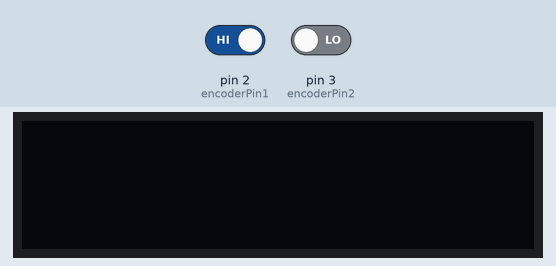
A sketch run on a simulated Arduino Uno, built with avr-gcc and run on an emulated ATmega328P. Parts: 128×32 one-colour display. The inputs (shaded band) are chosen by the test bench; at power-on: pin 2 (encoderPin1) HIGH, pin 3 (encoderPin2) LOW. What the sketch prints to the serial monitor is not drawn.

Above: at 1.2 s.
1.3 s: pin 2 (encoderPin1) driven LOW
At 2.2 s:
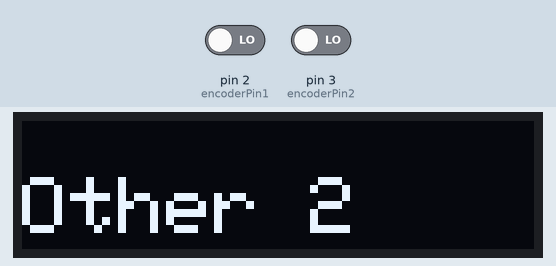
2.8 s: pin 2 (encoderPin1) driven HIGH
At 3.4 s:
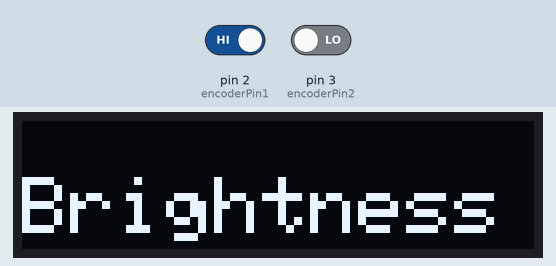
4.3 s: pin 2 (encoderPin1) driven LOW
At 5.7 s:
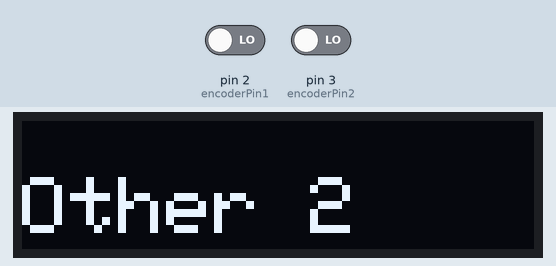
Timing chart, 0 to 7.3 s (numbered marks = the images above; inputs shaded):
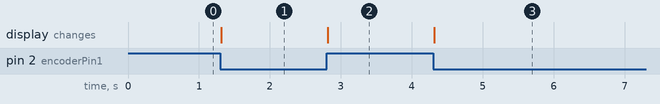

The sketch:

gear.ino
```cpp
#include <SoftwareSerial.h>
#include <SPI.h>
#include <Wire.h>
#include <Adafruit_GFX.h>
#include <Adafruit_SSD1306.h>

#define SCREEN_WIDTH 128 // OLED display width, in pixels
#define SCREEN_HEIGHT 32 // OLED display height, in pixels

// Declaration for an SSD1306 display connected to I2C (SDA, SCL pins)
#define OLED_RESET     4 // Reset pin # (or -1 if sharing Arduino reset pin)
Adafruit_SSD1306 display(SCREEN_WIDTH, SCREEN_HEIGHT, &Wire, OLED_RESET);

#define encoderPin1 2
#define encoderPin2 3

SoftwareSerial modeSerial(4,5); // RX, TX

int aState;
int aLastState;
int component = 0;

int PMode = 0; // Program Mode
int selectorPin1 = 0;
int selectorPin2 = 1;

void setup() {
  modeSerial.begin(9600);

  pinMode(encoderPin1, INPUT);
  pinMode(encoderPin2, INPUT);

  Serial.begin(9600);

  aLastState = digitalRead(encoderPin1);

  pinMode(selectorPin1, INPUT_PULLUP);
  pinMode(selectorPin2, INPUT_PULLUP);

  //attachInterrupt(digitalPinToInterrupt(selectorPin1), selectProgram, CHANGE);
  //attachInterrupt(digitalPinToInterrupt(selectorPin2), selectProgram, CHANGE);

  if(!display.begin(SSD1306_SWITCHCAPVCC, 0x3C)) { // Address 0x3C for 128x32
    Serial.println(F("SSD1306 allocation failed"));
    for(;;); // Don't proceed, loop forever
  }
}

void loop() {
  //selectProgram();
  selectComponent();

  //testdrawstyles();
}

void selectProgram(){
  //Serial.println("select Program Start");

  int selectorStatus1 = digitalRead(selectorPin1);
  int selectorStatus2 = digitalRead(selectorPin2);

  if(selectorStatus1 == 1 && selectorStatus2 == 0){
    PMode = 1;
    Serial.println("Photoshop Mode");
    modeSerial.println(PMode);
  }
  else if(selectorStatus1 == 1 && selectorStatus2 == 1){
    PMode = 2;
    Serial.println("Lightroom Mode");
    modeSerial.println(PMode);
  }
  else{ //selectorStatus1 == 0 && selectorStatus2 == 1
    PMode = 3;
    Serial.println("AfterEffect Mode");
    modeSerial.println(PMode);
  }
  delay(500);
}

/* void selectComponent() {
  int left = digitalRead(encoderPin1);
  int right = digitalRead(encoderPin2);
  int encoded = (left << 1) | right;
  int sum  = (lastEncoded << 2) | encoded;

  if(sum == 0b1101 || sum == 0b1011) {       // Left 동작 확인
    Serial.println("Left");
    component--;
    if(component < -40) component = 0;
    display_Component();
    Serial.println(component);
  }
  if(sum == 0b1110 || sum == 0b1000) {       // Right 동작 확인
    Serial.println("Right");
    component++;
    if(component > 40) component = 1;
    display_Component();
    Serial.println(component);
  }
  lastEncoded = encoded;
} */

void selectComponent() {
  //Serial.println("select Component Start");

  aState = digitalRead(encoderPin1); // Reads the "current" state of the outputA
   // If the previous and the current state of the outputA are different, that means a Pulse has occured
   if (aState != aLastState){
     // If the outputB state is different to the outputA state, that means the encoder is rotating clockwise
     if (digitalRead(encoderPin2) != aState) {
       component ++;
       if(component > 40) component = 1;
     }
     else {
       component --;
       if(component < -40) component = 0;
     }
     display_Component();
     Serial.println(component);
   }
   aLastState = aState; // Updates the previous state of the outputA with the current state
}

void display_Component(void) {
  display.clearDisplay();
  display.setTextSize(2);
  display.setTextColor(WHITE);
  display.setCursor(0,14);

  if(component >= 0 && component < 10 || component >= -40 && component < -30) display.println(F("Brightness"));
  else if(component >= 10 && component < 20 || component >= -30 && component < -20) display.println(F("Opacity"));
  else if(component >= 20 && component < 30 || component >= -20 && component < -10) display.println(F("Other 1"));
  else if(component >= 30 && component < 40 || component >= -10 && component < 0) display.println(F("Other 2"));

  display.display();
}

void testdrawstyles(void) {
  display.clearDisplay();

  display.setTextSize(2);             // Normal 1:1 pixel scale
  display.setTextColor(WHITE);        // Draw white text
  display.setCursor(0,14);             // Start at top-left corner
  display.println(F("Hello"));

  display.display();
  delay(2000);
}
```

Measured:
- after the input at 1.3 s, the display: changes at once (image 1)
- after the input at 2.8 s, the display: changes at once (image 2)
- after the input at 4.3 s, the display: changes at once (image 3)
